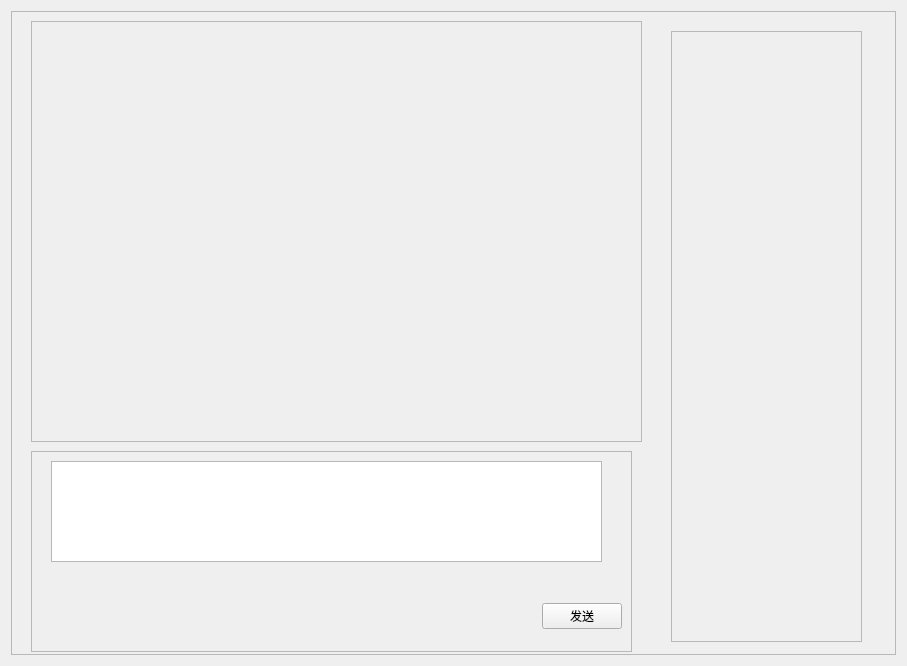
<?xml version="1.0" encoding="UTF-8"?>
<ui version="4.0">
 <class>CommunicationRoom</class>
 <widget class="QWidget" name="CommunicationRoom">
  <property name="geometry">
   <rect>
    <x>0</x>
    <y>0</y>
    <width>907</width>
    <height>666</height>
   </rect>
  </property>
  <property name="windowTitle">
   <string>Form</string>
  </property>
  <layout class="QGridLayout" name="gridLayout">
   <item row="0" column="0">
    <widget class="QFrame" name="frame">
     <property name="frameShape">
      <enum>QFrame::StyledPanel</enum>
     </property>
     <property name="frameShadow">
      <enum>QFrame::Raised</enum>
     </property>
     <widget class="QFrame" name="frame_2">
      <property name="geometry">
       <rect>
        <x>20</x>
        <y>10</y>
        <width>611</width>
        <height>421</height>
       </rect>
      </property>
      <property name="frameShape">
       <enum>QFrame::StyledPanel</enum>
      </property>
      <property name="frameShadow">
       <enum>QFrame::Raised</enum>
      </property>
     </widget>
     <widget class="QFrame" name="frame_4">
      <property name="geometry">
       <rect>
        <x>660</x>
        <y>20</y>
        <width>191</width>
        <height>611</height>
       </rect>
      </property>
      <property name="frameShape">
       <enum>QFrame::StyledPanel</enum>
      </property>
      <property name="frameShadow">
       <enum>QFrame::Raised</enum>
      </property>
     </widget>
     <widget class="QFrame" name="frame_3">
      <property name="geometry">
       <rect>
        <x>20</x>
        <y>440</y>
        <width>601</width>
        <height>201</height>
       </rect>
      </property>
      <property name="frameShape">
       <enum>QFrame::StyledPanel</enum>
      </property>
      <property name="frameShadow">
       <enum>QFrame::Raised</enum>
      </property>
      <widget class="QTextEdit" name="textEdit">
       <property name="geometry">
        <rect>
         <x>20</x>
         <y>10</y>
         <width>551</width>
         <height>101</height>
        </rect>
       </property>
      </widget>
      <widget class="QWidget" name="widget" native="true">
       <property name="geometry">
        <rect>
         <x>10</x>
         <y>140</y>
         <width>581</width>
         <height>51</height>
        </rect>
       </property>
       <layout class="QHBoxLayout" name="horizontalLayout">
        <item>
         <spacer name="horizontalSpacer">
          <property name="orientation">
           <enum>Qt::Horizontal</enum>
          </property>
          <property name="sizeHint" stdset="0">
           <size>
            <width>689</width>
            <height>20</height>
           </size>
          </property>
         </spacer>
        </item>
        <item>
         <widget class="QPushButton" name="pushButton">
          <property name="text">
           <string>发送</string>
          </property>
         </widget>
        </item>
       </layout>
      </widget>
     </widget>
     <zorder>frame_2</zorder>
     <zorder>frame_4</zorder>
     <zorder>widget</zorder>
     <zorder>frame_3</zorder>
    </widget>
   </item>
  </layout>
 </widget>
 <resources/>
 <connections/>
</ui>
